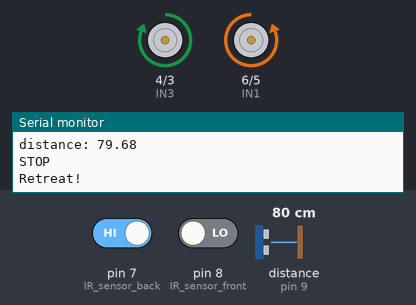
The sketch below on a simulated Arduino Uno, built with avr-gcc and run on an emulated ATmega328P. Parts: motor-driver pin pairs drawn as motors (green arrow = first pin HIGH = forward, orange = second pin HIGH = backward, longer = more drive), the last lines printed to the serial monitor. Wiring (inferred from the names in the program): ultrasonic range finder: trigger pin 10; echo pin 9. The inputs (shaded band) are chosen by the test bench; at power-on: pin 8 (IR_sensor_front) LOW, distance to the obstacle (sensor on pin 9) 80 cm, pin 7 (IR_sensor_back) HIGH. The echo pulse lasts 58.3 µs per cm.

Above: at 2.2 s.
2.3 s: pin 8 (IR_sensor_front) driven HIGH
At 3.8 s:
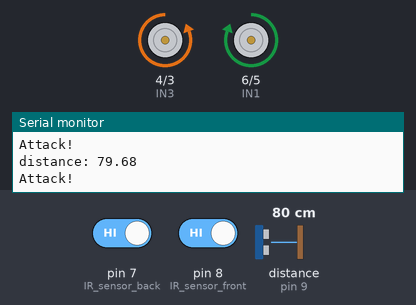
4.1 s: distance to the obstacle (sensor on pin 9) set to 63 cm
5.6 s: distance to the obstacle (sensor on pin 9) set to 57 cm
At 6.1 s:
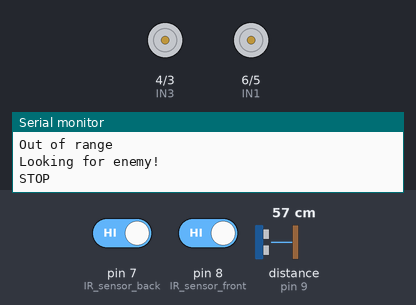
8.7 s: pin 7 (IR_sensor_back) driven LOW
At 9.6 s:
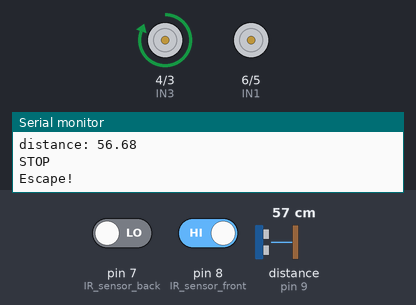
11.8 s: pin 7 (IR_sensor_back) driven HIGH
At 13.06 s:
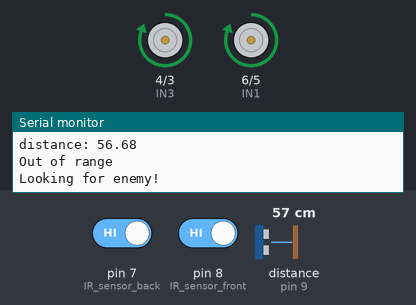
14.9 s: pin 8 (IR_sensor_front) driven LOW
Timing chart, 0 to 19.0 s (numbered marks = the images above; inputs shaded):
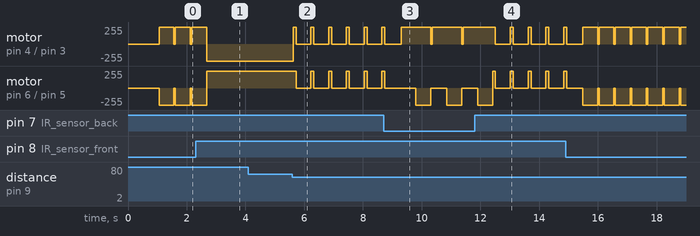

Measured:
- the behaviour switches between 61 and 60 cm on distance to the obstacle (sensor on pin 9) (found by bisection; images 1 and 2)
- after the input at 5.6 s, motor on pin 4 (IN3) / pin 3 (IN4): alternates forward 255/255 for 0.10 s and stopped for 0.50 s, starting at once; motor on pin 6 (IN1) / pin 5 (IN2): alternates forward 255/255 for 0.10 s and stopped for 0.50 s, starting after 0.12 s
- after the input at 11.8 s, motor on pin 4 (IN3) / pin 3 (IN4): alternates forward 255/255 for 0.10 s and stopped for 0.50 s, starting after 0.71 s

The sketch:

SUMOBOT.ino
```cpp
// #include <hcsr04.h>

#define TRIG_PIN 10
#define ECHO_PIN 9

// HCSR04 hcsr04(TRIG_PIN, ECHO_PIN, 20, 4000);


const int IN1 = 6;
const int IN2 = 5;
const int IN3 = 4;
const int IN4 = 3;
#define IR_sensor_front 8  // front sensor
#define IR_sensor_back 7   // rear senson

float duration, distance;

void setup() {
  Serial.begin(9600);
  pinMode(TRIG_PIN, OUTPUT);
  pinMode(ECHO_PIN, INPUT);
  delay(1000);  // as per sumo compat roles
}
void loop() {

  int IR_front = digitalRead(IR_sensor_front);
  int IR_back = digitalRead(IR_sensor_back);

  // Write a pulse to the HC-SR04 Trigger Pin

  digitalWrite(TRIG_PIN, LOW);
  delayMicroseconds(2);
  digitalWrite(TRIG_PIN, HIGH);
  delayMicroseconds(10);
  digitalWrite(TRIG_PIN, LOW);

  // Measure the response from the HC-SR04 Echo Pin

  duration = pulseIn(ECHO_PIN, HIGH);

  // Determine distance from duration
  // Use 343 metres per second as speed of sound

  distance = (duration / 2) * 0.0343;

  Serial.print("distance: ");
  Serial.println(distance);

  if (IR_front != 0 && IR_back != 0) {
    if (distance < 60 && distance > 30) {
      Serial.println("Out of range");
      ROTATE(255);
    } else {
      FORWARD(255);
    }
  }

  // delay(500);


  if (IR_front == 0) {
    Stop();
    delay(50);
    BACKWARD(255);
    delay(500);
  }

  if (IR_back == 0) {
    Stop();
    delay(50);
    ESCAPE(255);
    BACKWARD(255);
    delay(500);
  }

  // distance = hcsr04.distanceInMillimeters() / 10;
  // Serial.print("distance: ");
  // Serial.println(distance);
  // if (distance > 30) {
  //   ROTATE(255);
  // }

  // if (distance < 30) {
  //   // ROTATE(0);
  //   // Stop();
  //   while (distance < 30) {

  //     FORWARD(255);

  //     // distance = hcsr04.distanceInMillimeters() / 10;
  //     IR_front = digitalRead(IR_sensor_front);
  //     IR_back = digitalRead(IR_sensor_back);
  //     if (IR_front == 0 || IR_back == 0) { break; }
  //     delay(10);
  //   }
  // }


  // if (IR_front == 0) {
  //   Stop();
  //   delay(50);
  //   BACKWARD(255);
  //   delay(500);
  // }

  // if (IR_back == 0)  //
  // {
  //   Stop();
  //   delay(50);
  //   FORWARD(255);
  //   delay(500);
  // }


  // Serial.println(distance);
  //Serial.println("cm");
  //Serial.println("IR front :");
  //Serial.println(IR_front);
  //Serial.println("IR back :");
  //Serial.println(IR_back);


}  //--------------------------------------------
void FORWARD(int Speed) {
  //When we want to let Motor To move forward,
  // just void this part on the loop section .
  Serial.println("Attack!");
  analogWrite(IN1, Speed);
  analogWrite(IN2, 0);
  analogWrite(IN3, 0);
  analogWrite(IN4, Speed);
  delay(100);
}  //--------------------------------------------
void BACKWARD(int Speed) {
  //When we want to let Motor To move forward,
  // just void this part on the loop section .
  Serial.println("Retreat!");
  analogWrite(IN1, 0);
  analogWrite(IN2, Speed);
  analogWrite(IN3, Speed);
  analogWrite(IN4, 0);
}  //--------------------------------------------
void ROTATE(int Speed) {
  //When we want to let Motor To Rotate ,
  // just void this part on the loop section .
  Serial.println("Looking for enemy!");
  analogWrite(IN1, Speed);
  analogWrite(IN2, 0);
  analogWrite(IN3, Speed);
  analogWrite(IN4, 0);
  delay(100);
  Stop();
  delay(500);
}  //--------------------------------------------
void ESCAPE(int Speed) {
  //When we want to let Motor To Rotate ,
  // just void this part on the loop section .
  Serial.println("Escape!");
  analogWrite(IN1, 0);
  analogWrite(IN2, 0);
  analogWrite(IN3, Speed);
  analogWrite(IN4, 0);
  delay(500);
}  //--------------------------------------------

void Stop() {
  //When we want to  Motor To stop ,
  // just void this part on the loop section .
  Serial.println("STOP");
  analogWrite(IN1, 0);
  analogWrite(IN2, 0);
  analogWrite(IN3, 0);
  analogWrite(IN4, 0);
}
```
